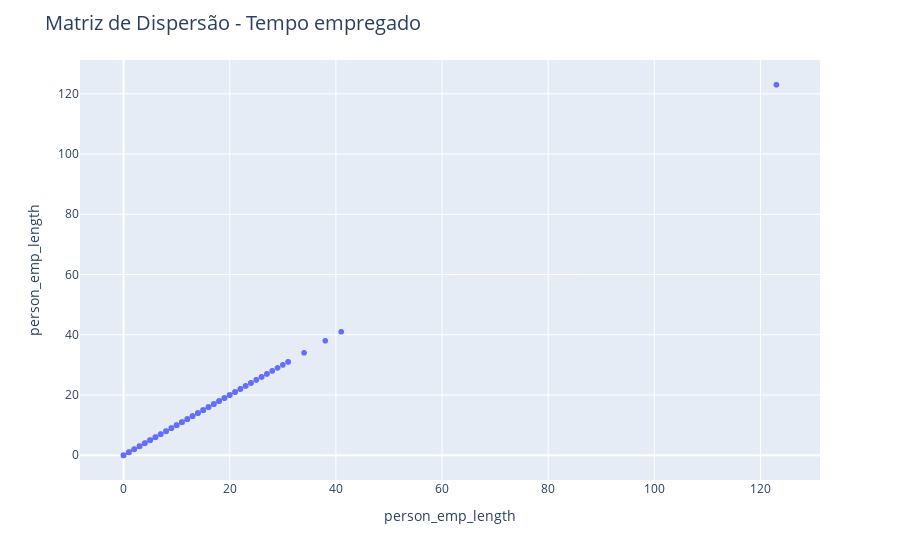

Write notebook code for a chart like this one.
### Markdown cell above
##### Visualização da quantidade de anos que a pessoa trabalha

### Code cell
grafico = px.scatter_matrix(df_2["person_emp_length"])

# Descrição
grafico.update_layout(
    title="Matriz de Dispersão - Tempo empregado",
    title_font_size=20
)

grafico.show()

### Figure 1 — Plotly figure (JSON) as saved in the notebook; plotly's stock layout.template omitted (floating-point values rounded to 4 significant figures; data arrays with more than 128 entries replaced by an {"elided": "..."} marker saying what was removed)
{"data": [{"dimensions": [{"axis": {"matches": true}, "label": "person_emp_length", "values": {"elided": "32581 int values"}}], "hovertemplate": "%{xaxis.title.text}=%{x}<br>%{yaxis.title.text}=%{y}<extra></extra>", "legendgroup": "", "marker": {"color": "#636efa", "symbol": "circle"}, "name": "", "showlegend": false, "type": "splom"}], "layout": {"dragmode": "select", "legend": {"tracegroupgap": 0}, "margin": {"t": 60}, "title": {"font": {"size": 20}, "text": "Matriz de Dispersão - Tempo empregado"}}}
